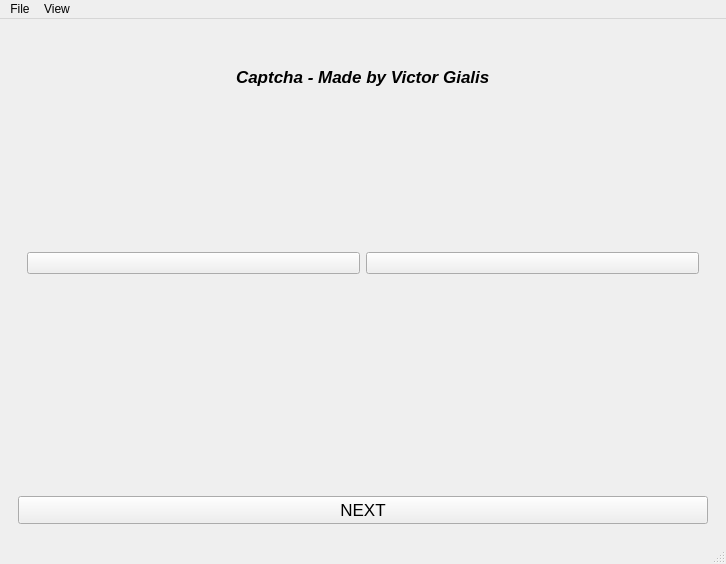
<?xml version="1.0" encoding="UTF-8"?>
<ui version="4.0">
 <class>MainWindow</class>
 <widget class="QMainWindow" name="MainWindow">
  <property name="geometry">
   <rect>
    <x>0</x>
    <y>0</y>
    <width>726</width>
    <height>564</height>
   </rect>
  </property>
  <property name="windowTitle">
   <string>Captcha</string>
  </property>
  <property name="windowIcon">
   <iconset>
    <normaloff>images/captcha.png</normaloff>images/captcha.png</iconset>
  </property>
  <widget class="QWidget" name="centralwidget">
   <layout class="QVBoxLayout" name="verticalLayout">
    <item>
     <widget class="QWidget" name="widget" native="true">
      <layout class="QVBoxLayout" name="verticalLayout_2">
       <item>
        <widget class="QWidget" name="widget_1" native="true">
         <layout class="QVBoxLayout" name="verticalLayout_4">
          <item alignment="Qt::AlignHCenter">
           <widget class="QLabel" name="title">
            <property name="font">
             <font>
              <pointsize>13</pointsize>
              <weight>75</weight>
              <italic>true</italic>
              <bold>true</bold>
              <strikeout>false</strikeout>
             </font>
            </property>
            <property name="text">
             <string>Captcha - Made by Victor Gialis</string>
            </property>
           </widget>
          </item>
          <item alignment="Qt::AlignHCenter">
           <widget class="QLabel" name="questionLabel">
            <property name="font">
             <font>
              <pointsize>17</pointsize>
             </font>
            </property>
            <property name="text">
             <string/>
            </property>
           </widget>
          </item>
         </layout>
        </widget>
       </item>
       <item>
        <widget class="QWidget" name="widget_2" native="true">
         <layout class="QHBoxLayout" name="horizontalLayout_2">
          <item>
           <widget class="QPushButton" name="Image_1">
            <property name="styleSheet">
             <string notr="true"/>
            </property>
            <property name="text">
             <string/>
            </property>
            <property name="checkable">
             <bool>false</bool>
            </property>
            <property name="autoDefault">
             <bool>false</bool>
            </property>
           </widget>
          </item>
          <item>
           <widget class="QPushButton" name="Image_2">
            <property name="text">
             <string/>
            </property>
            <property name="autoDefault">
             <bool>false</bool>
            </property>
            <property name="default">
             <bool>false</bool>
            </property>
            <property name="flat">
             <bool>false</bool>
            </property>
           </widget>
          </item>
         </layout>
        </widget>
       </item>
       <item>
        <widget class="QLabel" name="validationLabel">
         <property name="font">
          <font>
           <pointsize>13</pointsize>
           <weight>75</weight>
           <bold>true</bold>
          </font>
         </property>
         <property name="text">
          <string/>
         </property>
         <property name="alignment">
          <set>Qt::AlignCenter</set>
         </property>
        </widget>
       </item>
       <item>
        <widget class="QPushButton" name="NextButton">
         <property name="font">
          <font>
           <pointsize>13</pointsize>
          </font>
         </property>
         <property name="text">
          <string>NEXT</string>
         </property>
         <property name="icon">
          <iconset>
           <normaloff>images/next.png</normaloff>images/next.png</iconset>
         </property>
        </widget>
       </item>
      </layout>
     </widget>
    </item>
   </layout>
  </widget>
  <widget class="QMenuBar" name="menubar">
   <property name="geometry">
    <rect>
     <x>0</x>
     <y>0</y>
     <width>726</width>
     <height>26</height>
    </rect>
   </property>
   <widget class="QMenu" name="menuFile">
    <property name="title">
     <string>File</string>
    </property>
    <addaction name="Browse"/>
    <addaction name="Next"/>
   </widget>
   <widget class="QMenu" name="menuEdit">
    <property name="title">
     <string>View</string>
    </property>
    <addaction name="Metrics"/>
   </widget>
   <addaction name="menuFile"/>
   <addaction name="menuEdit"/>
  </widget>
  <widget class="QStatusBar" name="statusbar"/>
  <action name="Browse">
   <property name="text">
    <string>Browse</string>
   </property>
   <property name="shortcut">
    <string>Ctrl+B</string>
   </property>
  </action>
  <action name="Next">
   <property name="text">
    <string>Next</string>
   </property>
   <property name="shortcut">
    <string>Ctrl+N</string>
   </property>
  </action>
  <action name="actionSave_as">
   <property name="text">
    <string>Save as</string>
   </property>
  </action>
  <action name="actionClose">
   <property name="text">
    <string>Close</string>
   </property>
  </action>
  <action name="actionOpen">
   <property name="text">
    <string>Open</string>
   </property>
  </action>
  <action name="Metrics">
   <property name="text">
    <string>Metrics</string>
   </property>
   <property name="shortcut">
    <string>Ctrl+M</string>
   </property>
  </action>
 </widget>
 <resources/>
 <connections/>
</ui>
